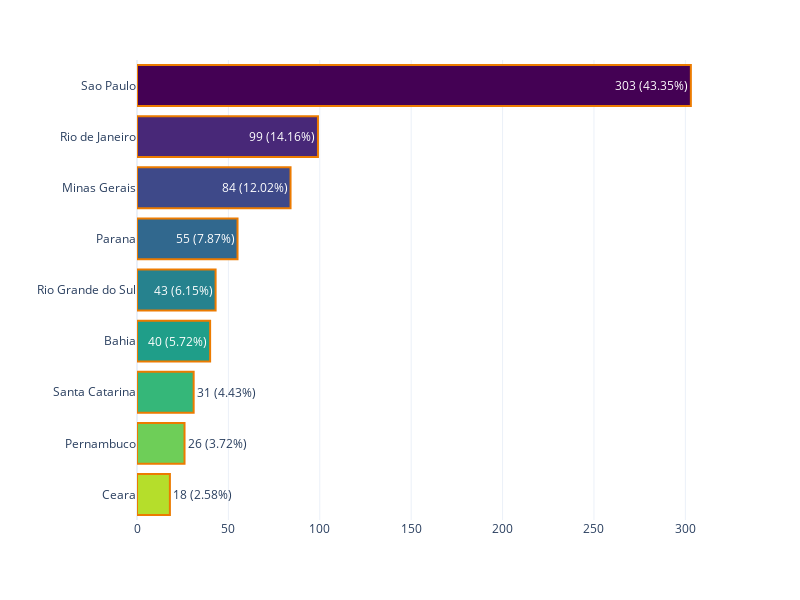

Notebook code cell kept with this figure:
### Code cell
df_top10_uf_pro = df_transformed.query(
    '(uf in @lista_top_10_uf) & (cartola_status == "cartola_pro") & (uf != "NA")'
    )

barplot_counts_cartola(df_top10_uf_pro, 'uf')

### Figure 1 — Plotly figure (JSON) as saved in the notebook; plotly's stock layout.template omitted (floating-point values rounded to 4 significant figures)
{"data": [{"alignmentgroup": "True", "hovertemplate": "uf=%{y}<br>count=%{x}<br>text=%{text}<extra></extra>", "legendgroup": "Sao Paulo", "marker": {"color": "#440154", "line": {"color": "#ec7b00", "width": 2}, "pattern": {"shape": ""}}, "name": "Sao Paulo", "offsetgroup": "Sao Paulo", "orientation": "h", "showlegend": true, "text": ["303 (43.35%)"], "textposition": "auto", "type": "bar", "x": [303], "xaxis": "x", "y": ["Sao Paulo"], "yaxis": "y"}, {"alignmentgroup": "True", "hovertemplate": "uf=%{y}<br>count=%{x}<br>text=%{text}<extra></extra>", "legendgroup": "Rio de Janeiro", "marker": {"color": "#482878", "line": {"color": "#ec7b00", "width": 2}, "pattern": {"shape": ""}}, "name": "Rio de Janeiro", "offsetgroup": "Rio de Janeiro", "orientation": "h", "showlegend": true, "text": ["99 (14.16%)"], "textposition": "auto", "type": "bar", "x": [99], "xaxis": "x", "y": ["Rio de Janeiro"], "yaxis": "y"}, {"alignmentgroup": "True", "hovertemplate": "uf=%{y}<br>count=%{x}<br>text=%{text}<extra></extra>", "legendgroup": "Minas Gerais", "marker": {"color": "#3e4989", "line": {"color": "#ec7b00", "width": 2}, "pattern": {"shape": ""}}, "name": "Minas Gerais", "offsetgroup": "Minas Gerais", "orientation": "h", "showlegend": true, "text": ["84 (12.02%)"], "textposition": "auto", "type": "bar", "x": [84], "xaxis": "x", "y": ["Minas Gerais"], "yaxis": "y"}, {"alignmentgroup": "True", "hovertemplate": "uf=%{y}<br>count=%{x}<br>text=%{text}<extra></extra>", "legendgroup": "Parana", "marker": {"color": "#31688e", "line": {"color": "#ec7b00", "width": 2}, "pattern": {"shape": ""}}, "name": "Parana", "offsetgroup": "Parana", "orientation": "h", "showlegend": true, "text": ["55 (7.87%)"], "textposition": "auto", "type": "bar", "x": [55], "xaxis": "x", "y": ["Parana"], "yaxis": "y"}, {"alignmentgroup": "True", "hovertemplate": "uf=%{y}<br>count=%{x}<br>text=%{text}<extra></extra>", "legendgroup": "Rio Grande do Sul", "marker": {"color": "#26828e", "line": {"color": "#ec7b00", "width": 2}, "pattern": {"shape": ""}}, "name": "Rio Grande do Sul", "offsetgroup": "Rio Grande do Sul", "orientation": "h", "showlegend": true, "text": ["43 (6.15%)"], "textposition": "auto", "type": "bar", "x": [43], "xaxis": "x", "y": ["Rio Grande do Sul"], "yaxis": "y"}, {"alignmentgroup": "True", "hovertemplate": "uf=%{y}<br>count=%{x}<br>text=%{text}<extra></extra>", "legendgroup": "Bahia", "marker": {"color": "#1f9e89", "line": {"color": "#ec7b00", "width": 2}, "pattern": {"shape": ""}}, "name": "Bahia", "offsetgroup": "Bahia", "orientation": "h", "showlegend": true, "text": ["40 (5.72%)"], "textposition": "auto", "type": "bar", "x": [40], "xaxis": "x", "y": ["Bahia"], "yaxis": "y"}, {"alignmentgroup": "True", "hovertemplate": "uf=%{y}<br>count=%{x}<br>text=%{text}<extra></extra>", "legendgroup": "Santa Catarina", "marker": {"color": "#35b779", "line": {"color": "#ec7b00", "width": 2}, "pattern": {"shape": ""}}, "name": "Santa Catarina", "offsetgroup": "Santa Catarina", "orientation": "h", "showlegend": true, "text": ["31 (4.43%)"], "textposition": "auto", "type": "bar", "x": [31], "xaxis": "x", "y": ["Santa Catarina"], "yaxis": "y"}, {"alignmentgroup": "True", "hovertemplate": "uf=%{y}<br>count=%{x}<br>text=%{text}<extra></extra>", "legendgroup": "Pernambuco", "marker": {"color": "#6ece58", "line": {"color": "#ec7b00", "width": 2}, "pattern": {"shape": ""}}, "name": "Pernambuco", "offsetgroup": "Pernambuco", "orientation": "h", "showlegend": true, "text": ["26 (3.72%)"], "textposition": "auto", "type": "bar", "x": [26], "xaxis": "x", "y": ["Pernambuco"], "yaxis": "y"}, {"alignmentgroup": "True", "hovertemplate": "uf=%{y}<br>count=%{x}<br>text=%{text}<extra></extra>", "legendgroup": "Ceara", "marker": {"color": "#b5de2b", "line": {"color": "#ec7b00", "width": 2}, "pattern": {"shape": ""}}, "name": "Ceara", "offsetgroup": "Ceara", "orientation": "h", "showlegend": true, "text": ["18 (2.58%)"], "textposition": "auto", "type": "bar", "x": [18], "xaxis": "x", "y": ["Ceara"], "yaxis": "y"}], "layout": {"barmode": "relative", "height": 600, "legend": {"title": {"text": "uf"}, "tracegroupgap": 0}, "margin": {"t": 60}, "showlegend": false, "title": {"x": 0.5}, "width": 800, "xaxis": {"anchor": "y", "domain": [0, 1], "title": {"text": ""}}, "yaxis": {"anchor": "x", "categoryarray": ["Ceara", "Pernambuco", "Santa Catarina", "Bahia", "Rio Grande do Sul", "Parana", "Minas Gerais", "Rio de Janeiro", "Sao Paulo"], "categoryorder": "array", "domain": [0, 1], "title": {"text": ""}}}}
